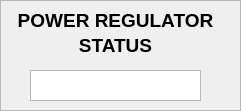
      <widget class="QFrame" name="frame_148">
       <property name="geometry">
        <rect>
         <x>880</x>
         <y>90</y>
         <width>241</width>
         <height>111</height>
        </rect>
       </property>
       <property name="frameShape">
        <enum>QFrame::StyledPanel</enum>
       </property>
       <property name="frameShadow">
        <enum>QFrame::Raised</enum>
       </property>
       <widget class="QLabel" name="label_282">
        <property name="geometry">
         <rect>
          <x>0</x>
          <y>0</y>
          <width>231</width>
          <height>41</height>
         </rect>
        </property>
        <property name="font">
         <font>
          <pointsize>14</pointsize>
          <weight>75</weight>
          <bold>true</bold>
         </font>
        </property>
        <property name="text">
         <string>POWER REGULATOR</string>
        </property>
        <property name="alignment">
         <set>Qt::AlignCenter</set>
        </property>
       </widget>
       <widget class="QLabel" name="label_283">
        <property name="geometry">
         <rect>
          <x>0</x>
          <y>30</y>
          <width>231</width>
          <height>31</height>
         </rect>
        </property>
        <property name="font">
         <font>
          <pointsize>14</pointsize>
          <weight>75</weight>
          <bold>true</bold>
         </font>
        </property>
        <property name="text">
         <string>STATUS</string>
        </property>
        <property name="alignment">
         <set>Qt::AlignCenter</set>
        </property>
       </widget>
       <widget class="QTextBrowser" name="textBrowser_PWR_STATUS">
        <property name="geometry">
         <rect>
          <x>30</x>
          <y>70</y>
          <width>171</width>
          <height>31</height>
         </rect>
        </property>
       </widget>
      </widget>
